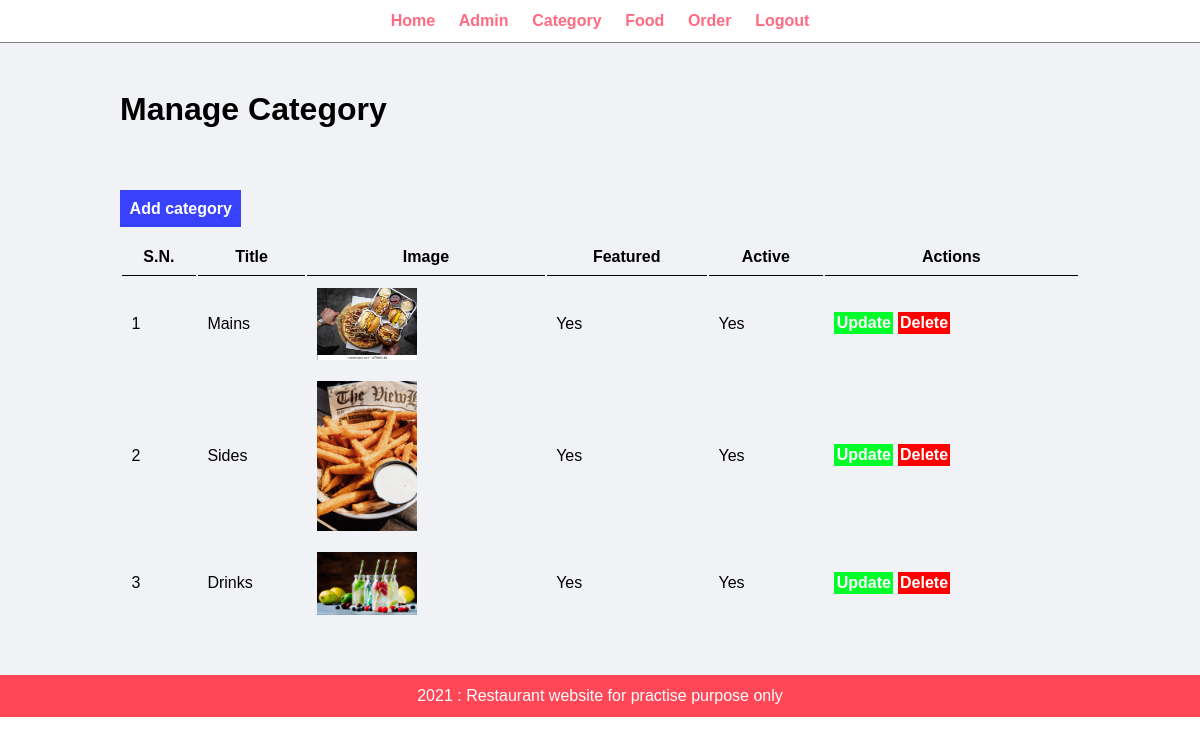
Screenshot of /admin/manage-category.php (signed in) with the database file from the repository.
### tables this page shows
CREATE TABLE `tbl_category` (
  `id` int(10) UNSIGNED NOT NULL,
  `title` varchar(100) NOT NULL,
  `image_name` varchar(255) NOT NULL,
  `featured` varchar(10) NOT NULL,
  `active` varchar(10) NOT NULL
);

### admin/manage-category.php (the view, shortened to what this page needs)
<?php include 'partials/menu.php' ?>
    <div class="main-content">
        <div class="wrapper">
            <h1>Manage Category</h1><br><br>
            <br><br>
            <a href="add-category.php" class="btn-primary">Add category</a><br><br>
            <table class="tbl-full">
                <tr>
                    <th>S.N.</th>
                    <th>Title</th>
                    <th>Image</th>
                    <th>Featured</th>
                    <th>Active</th>
                    <th>Actions</th>
                </tr>
                <?php
                    $sql = "SELECT  * FROM  tbl_category";
                    $result = mysqli_query($myDB, $sql);
                    $count = mysqli_num_rows($result);
                    $sn=1;
                    if($count>0)
                    {
                        while ($row=mysqli_fetch_assoc($result))
                        {
                            $id = $row['id'];
                            $title = $row['title'];
                            $image_name = $row['image_name'];
                            $featured = $row['featured'];
                            $active = $row['active'];
                            ?>
                                <tr>
                                    <td> <?php echo $sn++; ?> </td>
                                    <td> <?php echo $title; ?> </td>
                                    <td>
                                        <?php
                                            if($image_name!=" ")
                                            {
                                                ?>
                                                <img src="<?php echo SITEURL;?>images/category/<?php echo $image_name ?>" width="100px">
                                                <?php
                                            }
                                            else
                                            {
                                                echo "<div class='error'>Image Not Added</div>";
                                            }
                                        ?>
                                    </td>
                                    <td> <?php echo $featured; ?> </td>
                                    <td> <?php echo $active; ?> </td>
                                    <td><a href="<?php echo SITEURL; ?>admin/update-category.php?id=<?php echo $id; ?>" class="btn-secondary">Update</a>
                                        <a href="<?php echo SITEURL; ?>admin/delete-category.php?id=<?php echo $id; ?>&image_name=<?php echo $image_name;?>" class="btn-danger">Delete</a>
                                    </td>
                                </tr>
                            <?php
                        }
                    }
                    else
                    {
                        ?>
                        <tr>
                            <td colspan="6"><div class="error">No Category Added</div></td>
                        </tr>
                        <?php
                    }
                ?>
            </table>
        </div>
    </div>
<?php include 'partials/footer.php' ?>

### css/admin.css (style rules this page uses)
* { margin: 0; padding: 0; font-family: Arial, Helvetica, sans-serif; }
.wrapper { padding: 1%; width: 80%; margin: 0 auto; }
.tbl-full { width: 100%; }
table tr th { border-bottom: 1px solid black; padding: 1%; }
table tr td { padding: 1%; }
.btn-primary { background-color: #3742fa; padding: 1%; color: white; text-decoration: none; font-weight: bold; }
.btn-secondary { background-color: #00ff2a; padding: 1%; color: white; text-decoration: none; font-weight: bold; }
.btn-danger { background-color: #ff0000; padding: 1%; color: white; text-decoration: none; font-weight: bold; }
.main-content { background-color: #f1f2f6; padding: 3% 0; }

### rows the page displays
tbl_category: title "Mains", image_name (picture), featured "Yes", active "Yes"
tbl_category: title "Sides", image_name (picture), featured "Yes", active "Yes"
tbl_category: title "Drinks", image_name (picture), featured "Yes", active "Yes"
